Frame 1 (no input): blank canvas, image omitted
Frame 60 (no input): blank canvas, image omitted
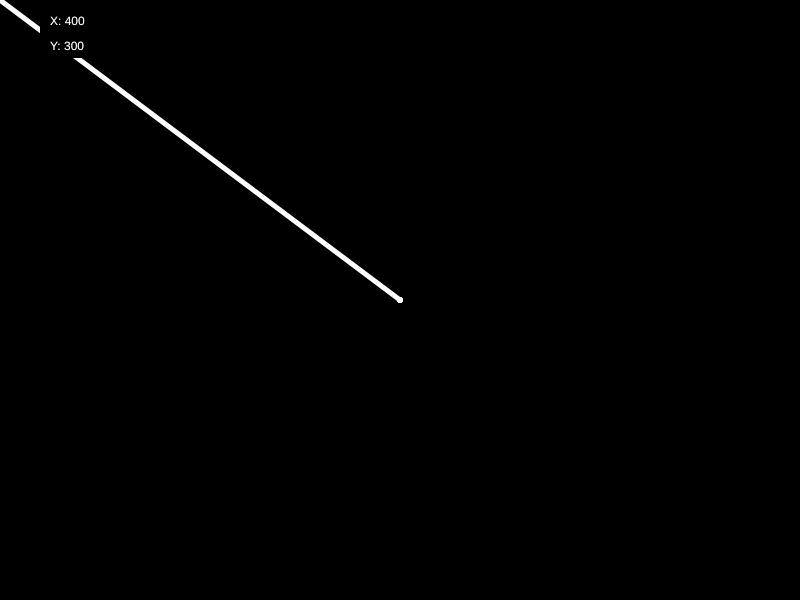
Frame 120 (the mouse pressed at the canvas centre since frame 60)

The p5.js sketch whose frames 1 and 60 were blank and that drew this single picture after the mouse press (run headless with seeded random() and noise() and a simulated clock; from frame 60 on, the mouse is pressed at the canvas centre):

// p5.js sketch
// ── sketch.js
/// <reference path="/Users/bgmacbook/Documents/UoL Computer Science/CM1005 - ITP1/p5.intellisense/p5.global-mode.d.ts" />

function setup()
{
	createCanvas(800, 600);
	background (0);
	frameRate(60);
}


let drawDot = 0;
let drawlineX = 0;
let drawlineY = 0;

function draw()
{
// Display my mouse coordinates
let mouseBoxX = 40;
let mouseBoxY = 8;
noStroke();
fill(0,150);
rect(mouseBoxX,mouseBoxY,50,50);
fill(255)
text("X: "+mouseX, mouseBoxX+10, mouseBoxY+17);
text("Y: "+mouseY, mouseBoxX+10, mouseBoxY+17+25);

stroke(255);
strokeWeight(drawDot);
line(drawlineX,drawlineY,mouseX,mouseY);
drawlineX = mouseX;
drawlineY = mouseY;
}

function mousePressed()
{
	drawDot = 5

}

function mouseReleased()
{
	drawDot = 0;

}

function doubleClicked()
{
	background(0);
}
